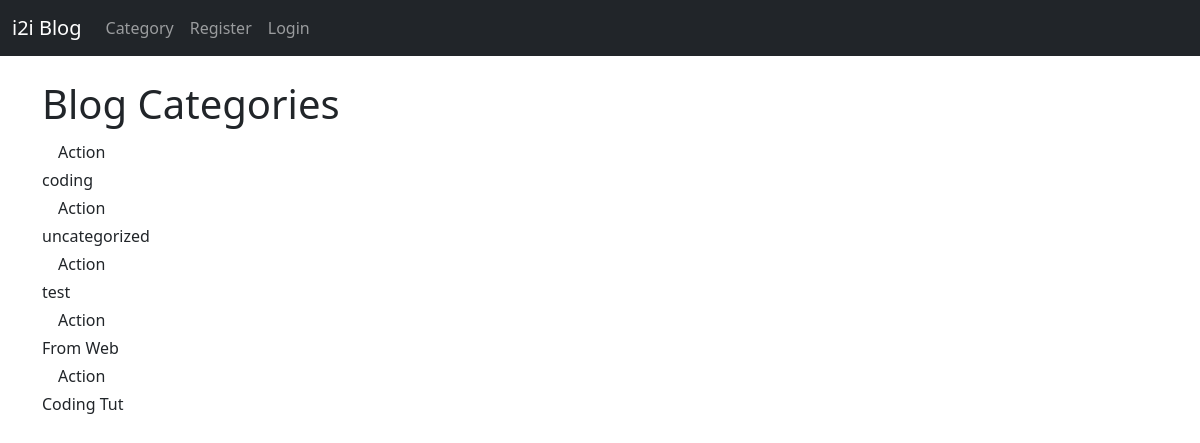
The page /category-list/ on the database its author committed.
### theblog/models.py (models this page shows, shortened)
class Category(models.Model):
    name = models.CharField(max_length=255)
    def __str__(self):
        return self.name

### theblog/views.py (the view)
# urls.py: path("category-list/", CategoryListView, name="category-list"),
def CategoryListView(request):
    cat_menu_list = Category.objects.all()
    return render(request, 'categories_list.html', {'cat_menu_list': cat_menu_list})

### theblog/templates/categories_list.html (shortened to what this page needs)
<!DOCTYPE html>
<html lang="en">
  <head>
    {% extends 'base.html' %}
    {% block content %}
    <h1>Blog Categories</h1>
    {% for item in cat_menu_list %}
    <a class="dropdown-item" href="{% url 'category' item|slugify %}">Action</a>
    {{ item }}<br />
    {% endfor %} {% endblock %}

### rows shown on the page
Category: name "coding"
Category: name "uncategorized"
Category: name "test"
Category: name "From Web"
Category: name "Coding Tut"
